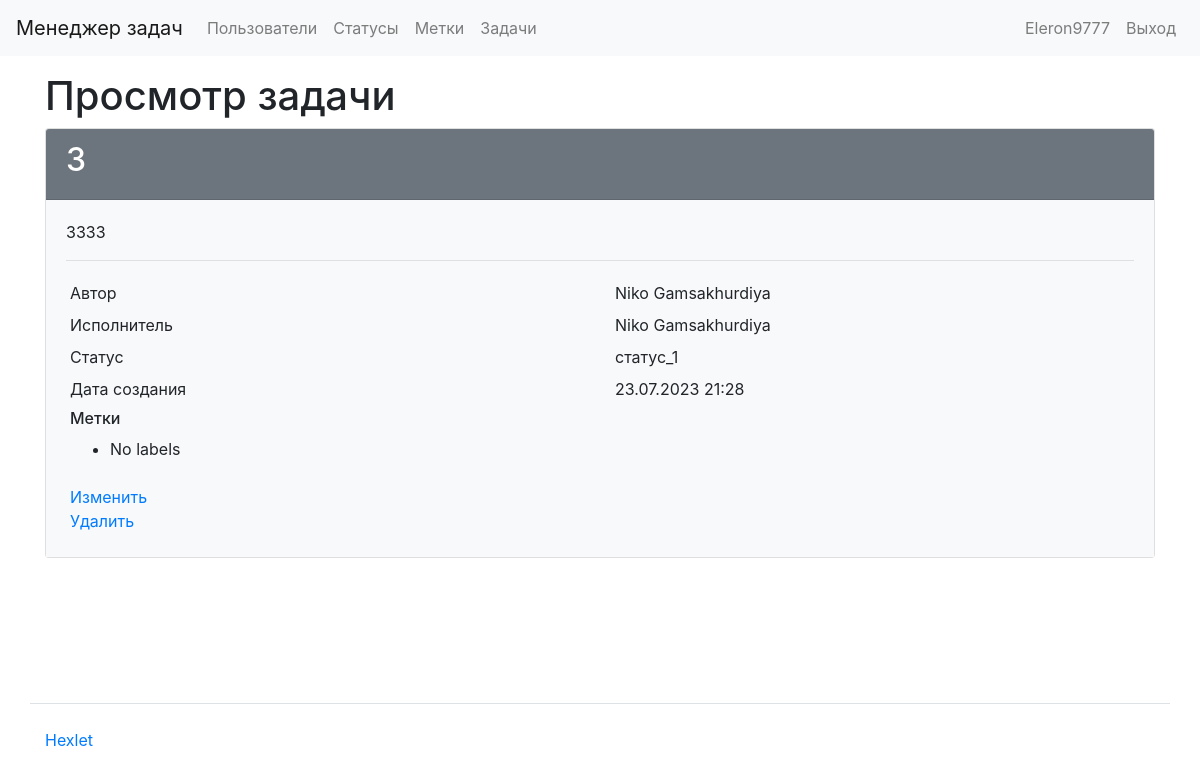
/tasks/5/ (signed in), run on the app's committed database.
### task_manager/users/models.py (models this page shows, shortened)
class User(AbstractUser):
    def __str__(self):
        return self.get_full_name()

### task_manager/tasks/models.py (models this page shows, shortened)
class Task(models.Model):
    name = models.CharField(max_length=100, verbose_name=_('Name'))
    description = models.TextField(verbose_name=_('Description'))
    status = models.ForeignKey(Status, on_delete=models.CASCADE, verbose_name=_('Status'))  # Link to the Status model
    author = models.ForeignKey(User, on_delete=models.CASCADE, related_name='author_tasks', verbose_name=_('Author'))  # Link to the User model
    executor = models.ForeignKey(User, on_delete=models.CASCADE, related_name='executor_tasks', verbose_name=_('Executor'))  # Link to the User model
    labels = models.ManyToManyField(Labels, verbose_name=_('Labels'), through='TaskLabel', related_name='Tasks')  # Link to the Label model
    created_date = models.DateTimeField(auto_now_add=True)
    class Meta:
        app_label = 'tasks'

### task_manager/status/models.py (models this page shows)
class Status(models.Model):
    name = models.CharField(verbose_name=gettext_lazy('Name'), max_length=100)
    created_date = models.DateTimeField(auto_now_add=True)
    def __str__(self):
        return self.name
    class Meta:
        app_label = 'status'

### task_manager/tasks/views.py (the view)
# urls.py: path('tasks/<int:pk>/', task_manager.tasks.views.TaskDetailsView.as_view(), name='tasks_details'),
class TaskDetailsView(AuthRequiredMixin, DetailView):
    template_name = 'tasks/details.html'
    model = Task
    context_object_name = 'task'
    extra_context = {
        'title': _('Task details'),
    }

### task_manager/mixins.py (called while the page is built)
    def dispatch(self, request, *args, **kwargs):
        if not request.user.is_authenticated:
            messages.error(request, self.auth_message)
            return redirect(reverse_lazy('login'))
        return super().dispatch(request, *args, **kwargs)

### task_manager/templates/tasks/details.html (shortened to what this page needs)
{% extends 'base.html'%}
{% load bootstrap4 %}
{% load i18n %}
{% block content %}
<h1>{{ title }}</h1>
<div class="card">
    <div class="card-header bg-secondary text-white">
        <h2>{{ task.name }}</h2>
    </div>
    <div class="card-body bg-light">
        <p>{{ task.description }}</p>
        <hr>
        <div class="row p-1">
            <div class="col">{% translate 'Author' %}</div>
            <div class="col">{{ task.author }}</div>
        </div>
        <div class="row p-1">
            <div class="col">{% translate 'Executor' %}</div>
            <div class="col">{{ task.executor }}</div>
        </div>
        <div class="row p-1">
            <div class="col">{% translate 'Status' %}</div>
            <div class="col">{{ task.status }}</div>
        </div>
        <div class="row p-1">
            <div class="col">{% translate 'Created at' %}</div>
            <div class="col">{{ task.created_date|date:"d.m.Y H:i" }}</div>
        </div>
        <div class="row p-1">
            <div class="col">
                <h6>{% translate 'Labels' %}</h6>
                <ul>
                    {% for label in form.label.all %}
                    <li>{{ label.name }}</li>
                    {% empty %}
                    <li>No labels</li>
                    {% endfor %}
                </ul>
            </div>
        </div>
        <div class="row p-1">
            <div class="col">
                <a href="{% url 'edit_tasks' task.pk %}">{% translate 'Edit' %}</a>
                <br>
                <a href="{% url 'delete_tasks' task.pk %}">{% translate 'Delete' %}</a>
            </div>
        </div>
    </div>
</div>
{% endblock content %}

### task_manager/templates/header.html (shortened to what this page needs)
{% load i18n %}
<nav class="navbar navbar-expand-lg navbar-light bg-light mb-3">
  <a class="navbar-brand" href="/">{% block navbar_brand %}{% trans "Task Manager" %}{% endblock %}</a>
  <div class="collapse navbar-collapse" id="navbarToggleExternalContent">
    <ul class="navbar-nav mr-auto">
      <li class="nav-item">
        <a class="nav-link" href="/users/">{% block navlink1 %}{% trans "Users" %}{% endblock %}</a>
      </li>
      {% if user.is_authenticated %}
        <li class="nav-item">
          <a class="nav-link" href="/statuses/">{% trans "Statuses" %}</a>
        </li>
        <li class="nav-item">
          <a class="nav-link" href="/labels/">{% trans "Labels" %}</a>
        </li>
        <li class="nav-item">
          <a class="nav-link" href="/tasks/">{% trans "Tasks" %}</a>
        </li>
      {% endif %}
    </ul>
    <ul class="navbar-nav">
      {% if user.is_authenticated %}
        <li class="nav-item">
          <span class="navbar-text mr-2">{{ user.username }}</span>
        </li>
        <li class="nav-item">
          <a class="nav-link" href="{% url 'logout' %}">{% trans "Logout" %}</a>
        </li>
      {% endif %}
    </ul>
  </div>
</nav>

### data on the page
User: username "Eleron9777"
Task: name "3", description "3333", author "Niko Gamsakhurdiya", executor "Niko Gamsakhurdiya", status "статус_1", created_date "23.07.2023 21:28"

### other printed values
{{ title }} "Просмотр задачи"
